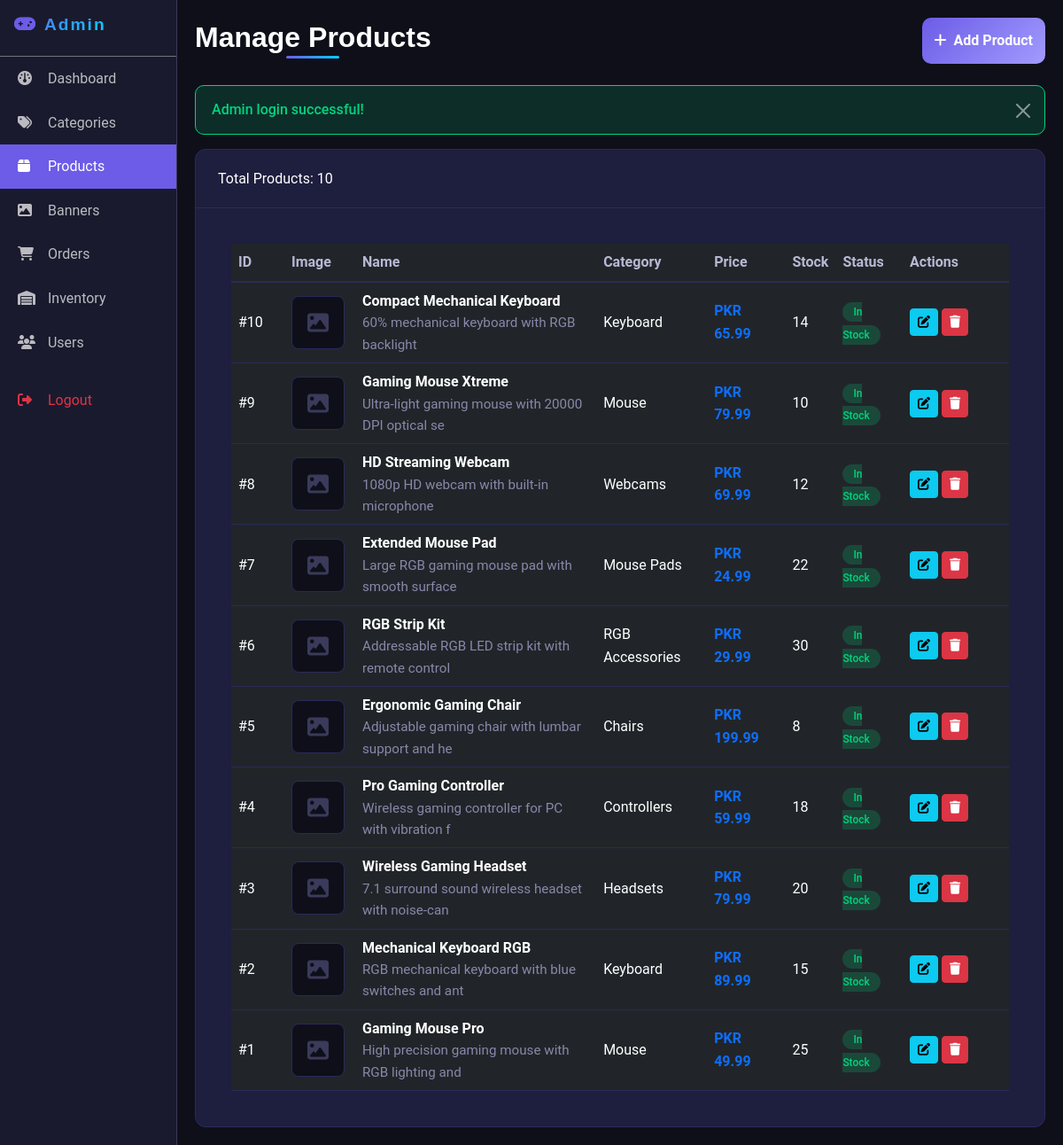
Screenshot of /admin/products.php (signed in) with the database file from the repository.
### tables this page shows
CREATE TABLE products (
    product_id INT PRIMARY KEY AUTO_INCREMENT,
    product_name VARCHAR(255) NOT NULL,
    category_id INT,
    description TEXT,
    price DECIMAL(10,2) NOT NULL,
    quantity INT NOT NULL DEFAULT 0,
    product_image VARCHAR(255),
    created_at TIMESTAMP DEFAULT CURRENT_TIMESTAMP,
    updated_at TIMESTAMP DEFAULT CURRENT_TIMESTAMP ON UPDATE CURRENT_TIMESTAMP,
    FOREIGN KEY (category_id) REFERENCES categories(category_id) ON DELETE SET NULL
);

CREATE TABLE categories (
    category_id INT PRIMARY KEY AUTO_INCREMENT,
    category_name VARCHAR(100) UNIQUE NOT NULL,
    category_description TEXT,
    created_at TIMESTAMP DEFAULT CURRENT_TIMESTAMP
);

### config/database.php (called while the page is built, shortened)
<?php
function getConnection() {
    try {
        $conn = new mysqli(DB_HOST, DB_USER, DB_PASS, DB_NAME);
        $conn->set_charset("utf8mb4");
        return $conn;
    } catch (Exception $e) {
        die("Database Connection Error: " . $e->getMessage());
    }
}
function executeQuery($sql, $params = [], $types = "") {
    $conn = getConnection();
    try {
        $stmt = $conn->prepare($sql);
        $stmt->execute();
        $result = $stmt->get_result();
        if ($result) {
            $data = [];
            while ($row = $result->fetch_assoc()) {
                $data[] = $row;
            }
            return $data;
        }
        return true;
    } catch (Exception $e) {
        $conn->close();
        throw $e;
    }
}
?>

### admin/products.php (the view, shortened to what this page needs)
<?php
require_once '../config/database.php';
require_once '../config/functions.php';
$products = executeQuery("SELECT p.*, c.category_name FROM products p LEFT JOIN categories c ON p.category_id = c.category_id ORDER BY p.product_id DESC");
?>
<!DOCTYPE html>
<html lang="en">
<head>
    <link href="https://cdn.jsdelivr.net/npm/bootstrap@5.3.0/dist/css/bootstrap.min.css" rel="stylesheet">
    <link rel="stylesheet" href="https://cdnjs.cloudflare.com/ajax/libs/font-awesome/6.4.2/css/all.min.css">
    <link rel="stylesheet" href="../assets/css/style.css">
</head>
<body>
    <div class="container-fluid">
        <div class="row">
            <div class="col-md-2 admin-sidebar">
                <div class="p-3 border-bottom border-secondary">
                    <h5 class="gaming-logo" style="font-size: 1.2rem;">
                        <i class="fas fa-gamepad me-2" style="-webkit-text-fill-color: #6c5ce7;"></i>Admin
                    </h5>
                </div>
                <ul class="nav flex-column">
                    <li class="nav-item"><a class="nav-link" href="dashboard.php"><i class="fas fa-dashboard"></i> Dashboard</a></li>
                    <li class="nav-item"><a class="nav-link" href="categories.php"><i class="fas fa-tags"></i> Categories</a></li>
                    <li class="nav-item"><a class="nav-link active" href="products.php"><i class="fas fa-box"></i> Products</a></li>
                    <li class="nav-item"><a class="nav-link" href="banners.php"><i class="fas fa-image"></i> Banners</a></li>
                    <li class="nav-item"><a class="nav-link" href="orders.php"><i class="fas fa-shopping-cart"></i> Orders</a></li>
                    <li class="nav-item"><a class="nav-link" href="inventory.php"><i class="fas fa-warehouse"></i> Inventory</a></li>
                    <li class="nav-item"><a class="nav-link" href="users.php"><i class="fas fa-users"></i> Users</a></li>
                    <li class="nav-item mt-3"><a class="nav-link text-danger" href="logout.php"><i class="fas fa-sign-out-alt"></i> Logout</a></li>
                </ul>
            </div>
            <div class="col-md-10 admin-content">
                <div class="d-flex justify-content-between align-items-center mb-4">
                    <h2 class="section-title">Manage Products</h2>
                    <button class="btn btn-primary" data-bs-toggle="modal" data-bs-target="#productModal">
                        <i class="fas fa-plus me-2"></i>Add Product
                    </button>
                </div>
                <div class="card-dark">
                    <div class="card-header">
                        <div class="d-flex justify-content-between align-items-center">
                            <span class="text-white">Total Products: <?php echo count($products); ?></span>
                        </div>
                    </div>
                    <div class="card-body p-0">
                        <?php if (empty($products)): ?>
                            <div class="empty-state">
                                <i class="fas fa-box-open"></i>
                                <h5>No Products Found</h5>
                                <p>Click the "Add Product" button to create your first product.</p>
                            </div>
                        <?php else: ?>
                            <div class="table-responsive">
                                <table class="table table-dark table-hover mb-0">
                                    <thead>
                                        <tr>
                                            <th style="width: 60px;">ID</th>
                                            <th style="width: 80px;">Image</th>
                                            <th>Name</th>
                                            <th>Category</th>
                                            <th>Price</th>
                                            <th>Stock</th>
                                            <th>Status</th>
                                            <th style="width: 120px;">Actions</th>
                                        </tr>
                                    </thead>
                                    <tbody>
                                        <?php foreach ($products as $p): ?>
                                        <tr>
                                            <td>#<?php echo $p['product_id']; ?></td>
                                            <td>
                                                <?php
                                                $imagePath = '../uploads/products/' . ($p['product_image'] ?? '');
                                                if (!empty($p['product_image']) && file_exists($imagePath)):
                                                ?>
                                                    <img src="<?php echo $imagePath; ?>"
                                                         class="product-img"
                                                         alt="<?php echo htmlspecialchars($p['product_name']); ?>">
                                                <?php else: ?>
                                                    <div class="product-img-placeholder">
                                                        <i class="fas fa-image"></i>
                                                    </div>
                                                <?php endif; ?>
                                            </td>
                                            <td>
                                                <strong><?php echo htmlspecialchars($p['product_name']); ?></strong>
                                                <?php if (!empty($p['description'])): ?>
                                                    <div class="text-muted small"><?php echo htmlspecialchars(substr($p['description'], 0, 50)); ?></div>
                                                <?php endif; ?>
                                            </td>
                                            <td><?php echo htmlspecialchars($p['category_name'] ?? 'Uncategorized'); ?></td>
                                            <td class="text-primary fw-bold"><?php echo formatCurrency($p['price']); ?></td>
                                            <td><?php echo $p['quantity']; ?></td>
                                            <td>
                                                <?php
                                                if ($p['quantity'] <= 0) {
                                                    echo '<span class="badge-status out-of-stock">Out of Stock</span>';
                                                } elseif ($p['quantity'] < 5) {
                                                    echo '<span class="badge-status low-stock">Low Stock</span>';
                                                } else {
                                                    echo '<span class="badge-status in-stock">In Stock</span>';
                                                }
                                                ?>
                                            </td>
                                            <td>
                                                <button class="btn btn-info btn-sm edit-product"
                                                        data-id="<?php echo $p['product_id']; ?>"
                                                        data-name="<?php echo htmlspecialchars($p['product_name']); ?>"
                                                        data-category="<?php echo $p['category_id']; ?>"
                                                        data-description="<?php echo htmlspecialchars($p['description'] ?? ''); ?>"
                                                        data-price="<?php echo $p['price']; ?>"
                                                        data-quantity="<?php echo $p['quantity']; ?>"
                                                        data-image="<?php echo $p['product_image']; ?>">
                                                    <i class="fas fa-edit"></i>
                                                </button>
                                                <a href="?delete=<?php echo $p['product_id']; ?>"
                                                   class="btn btn-danger btn-sm"
                                                   onclick="return confirm('Are you sure you want to delete this product?')">
                                                    <i class="fas fa-trash"></i>
                                                </a>
                                            </td>
                                        </tr>
                                        <?php endforeach; ?>
                                    </tbody>
                                </table>
                            </div>
                        <?php endif; ?>
                    </div>
                </div>
            </div>
        </div>
    </div>
</body>
</html>

### assets/css/style.css (style rules this page uses)
:root { --primary-color: #6c5ce7; --primary-dark: #5a4bd1; --primary-light: #a29bfe; --secondary-color: #00d2ff; --accent-color: #ff6b6b; --dark-bg: #0a0a1a; --dark-card: #14142e; --dark-card-hover: #1e1e42; --text-primary: #ffffff; --text-secondary: #b8b8d4; --text-muted: #8888aa; --border-color: #2a2a5a; --success-color: #00d47e; --warning-color: #ffb800; --danger-color: #ff4757; --gradient-main: linear-gradient(135deg, #6c5ce7 0%, #00d2ff 100%); --gradient-dark: linear-gradient(135deg, #0a0a1a 0%, #14142e 100%); --shadow-glow: 0 0 30px rgba(108, 92, 231, 0.15); --shadow-hover: 0 15px 40px rgba(108, 92, 231, 0.25); --border-radius: 16px; --transition: all 0.3s cubic-bezier(0.4, 0, 0.2, 1); }
* { margin: 0; padding: 0; box-sizing: border-box; }
body { font-family: 'Roboto', sans-serif; background: var(--dark-bg); color: var(--text-primary); min-height: 100vh; display: flex; flex-direction: column; line-height: 1.6; }
.gaming-logo { font-family: 'Orbitron', sans-serif; font-weight: 900; letter-spacing: 2px; background: var(--gradient-main); -webkit-background-clip: text; -webkit-text-fill-color: transparent; background-clip: text; }
.section-title { font-family: 'Orbitron', sans-serif; color: var(--text-primary); font-weight: 700; position: relative; display: inline-block; }
.section-title::after { content: ''; position: absolute; bottom: -5px; left: 50%; transform: translateX(-50%); width: 60px; height: 3px; background: var(--gradient-main); border-radius: 10px; }
.btn-primary { background: var(--gradient-main); border: none; border-radius: 10px; padding: 12px 30px; font-weight: 600; transition: var(--transition); }
.table { color: var(--text-primary); border-color: var(--border-color); }
.table-dark { background: transparent; }
.table-hover tbody tr { transition: var(--transition); }
.table th { color: var(--text-secondary); font-weight: 600; border-bottom: 2px solid var(--border-color); }
.card-header { background: transparent; border-bottom: 1px solid var(--border-color); padding: 20px 25px; }
.card-body { padding: 25px; }
.card-body { padding: 40px !important; }
.gaming-logo { font-family: 'Orbitron', sans-serif; font-weight: 900; font-size: 1.8rem; background: linear-gradient(135deg, #6c5ce7 0%, #00d2ff 100%); -webkit-background-clip: text; -webkit-text-fill-color: transparent; background-clip: text; display: inline-block; }
.text-muted { color: #b0b0d0 !important; font-size: 0.95rem; }
.btn-primary { background: linear-gradient(135deg, #6c5ce7 0%, #a29bfe 100%); border: none; border-radius: 10px; padding: 14px; font-weight: 600; font-size: 1rem; transition: all 0.3s ease; }
.btn-primary { transition: all 0.3s ease; }
:root { --bg-primary: #0a0a1a; --bg-secondary: #14142e; --bg-card: #1a1a3a; --text-primary: #ffffff; --text-secondary: #b8b8d4; --text-muted: #8888aa; --border-color: #2a2a5a; --shadow-color: rgba(0, 0, 0, 0.3); }
body { background: var(--bg-primary); color: var(--text-primary); transition: background 0.3s ease, color 0.3s ease; }
:root { --bg-primary: #0a0a1a; --bg-secondary: #14142e; --bg-card: #1a1a3a; --bg-input: #0f0f1f; --text-primary: #ffffff; --text-secondary: #b8b8d4; --text-muted: #8888aa; --border-color: #2a2a5a; --shadow-color: rgba(0, 0, 0, 0.3); --card-hover: rgba(108, 92, 231, 0.05); }
.text-muted { color: var(--text-muted) !important; }
:root { --bg-primary: #0a0a1a; --bg-card: #1a1a3a; --text-primary: #ffffff; --text-secondary: #b8b8d4; --border-color: #2a2a5a; }
body { background: var(--bg-primary); color: var(--text-primary); transition: background 0.3s, color 0.3s; }

### rows the page displays
products: product_id "10", product_name "Compact Mechanical Keyboard", description "60% mechanical keyboard with RGB backlight", category.category_name "Keyboard", price "PKR 65.99", quantity "14", shows "In Stock"
products: product_id "9", product_name "Gaming Mouse Xtreme", description "Ultra-light gaming mouse with 20000 DPI optical se", category.category_name "Mouse", price "PKR 79.99", quantity "10", shows "In Stock"
products: product_id "8", product_name "HD Streaming Webcam", description "1080p HD webcam with built-in microphone", category.category_name "Webcams", price "PKR 69.99", quantity "12", shows "In Stock"
products: product_id "7", product_name "Extended Mouse Pad", description "Large RGB gaming mouse pad with smooth surface", category.category_name "Mouse Pads", price "PKR 24.99", quantity "22", shows "In Stock"
products: product_id "6", product_name "RGB Strip Kit", description "Addressable RGB LED strip kit with remote control", category.category_name "RGB Accessories", price "PKR 29.99", quantity "30", shows "In Stock"
products: product_id "5", product_name "Ergonomic Gaming Chair", description "Adjustable gaming chair with lumbar support and he", category.category_name "Chairs", price "PKR 199.99", quantity "8", shows "In Stock"
products: product_id "4", product_name "Pro Gaming Controller", description "Wireless gaming controller for PC with vibration f", category.category_name "Controllers", price "PKR 59.99", quantity "18", shows "In Stock"
products: product_id "3", product_name "Wireless Gaming Headset", description "7.1 surround sound wireless headset with noise-can", category.category_name "Headsets", price "PKR 79.99", quantity "20", shows "In Stock"
products: product_id "2", product_name "Mechanical Keyboard RGB", description "RGB mechanical keyboard with blue switches and ant", category.category_name "Keyboard", price "PKR 89.99", quantity "15", shows "In Stock"
products: product_id "1", product_name "Gaming Mouse Pro", description "High precision gaming mouse with RGB lighting and", category.category_name "Mouse", price "PKR 49.99", quantity "25", shows "In Stock"

### other values shown
$message['text'] "Admin login successful!"
count($products) "10"
